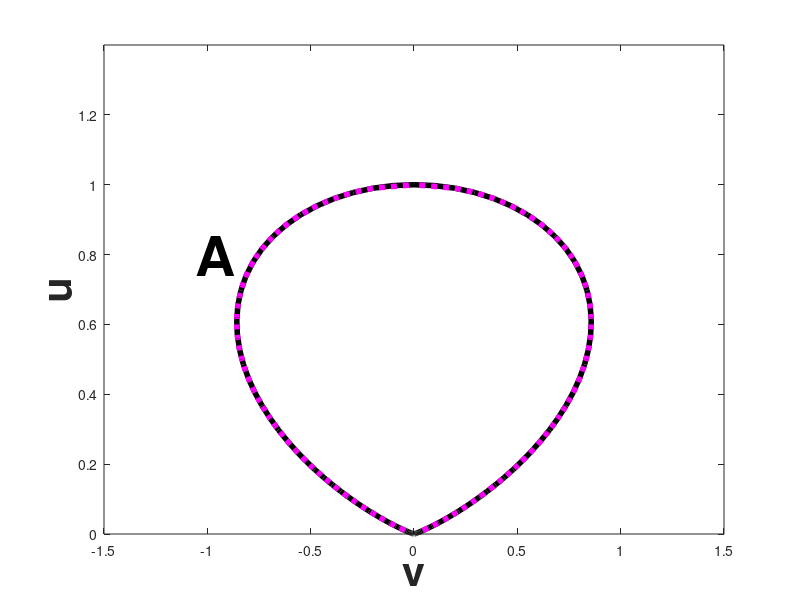

Here is the MATLAB script that generated this plot:
%%%%%%%%%%%%%%%%%%%%%%%%%%%%%%%%%%%%%%%
%%%%%     RATIO OF UNIFORMS        %%%%
%%%%% plot_boundary_of_the_region  %%%%
%%%%%  of a standard Gaussian pdf  %%%%
%%%%%%%%%%%%%%%%%%%%%%%%%%%%%%%%%%%%%%%
%%%  T=@(x) exp(-x.^2/2)           %%%%
%%%  Boundary of T(x)              %%%%
%%%%  RECALL   x=v/u               %%%%
%%% considering the area defined as %%%
%%% A=\{0<u<\sqrt(p(v/u))\}         %%% 
%%%%%%%%%%%%%%%%%%%%%%%%%%%%%%%%%%%%%%%
disp('-------------------------------------------------------------------')
disp(' ')
disp('Plotting boundary of the region A...')
%%%%%%%%%%%%%%%%%%%%%%%%%%%%%%%%%%%%%%%%%%%%%%%%%
%%% (1) EQUATION OF THE CURVE: PARAMETRIC WAY 
%%%%%%%%%%%%%%%%%%%%%%%%%%%%%%%%%%%%%%%%%%%%%%%%%
 T=@(x) exp(-x.^2/2);
u=@(x) sqrt(T(x));
v=@(x) x.*sqrt(T(x));
 x=-10:0.1:10;
plot(v(x),u(x),'k','LineWidth',4)
axis([-1.5 1.5 0 1.4])
text(-1.05,0.8,'A','FontSize',40,'FontWeight','Bold')
%%%%%%%%%%%%%%%%%%%%%%%%%%%%%%%%%%%%%%%%%%%%%%%%%%%%%%
%%% (2) EQUATION OF THE CURVE: TWO ANALYTIC PIECES  
%%%%%%%%%%%%%%%%%%%%%%%%%%%%%%%%%%%%%%%%%%%%%%%%%%%%%%
hold on
 u=0:0.01:1;
v1=u.*2.*(-log(u)).^(1/2); 
v2=-u.*2.*(-log(u)).^(1/2); 
plot(v1,u,'m:','LineWidth',4)
plot(v2,u,'m:','LineWidth',4)
%%%%%%%%%%%%%%%%%%%%%%%%%%%%%%%%%%%%%%%%%%%%%%%%%%%%%%
%%%%%%%%%%%%%%%%%%%%%%%%%%%%%%%%%%%%%%%%%%%%%%%%%%%%%% 
xlabel('v','FontSize',30,'FontWeight','Bold')
ylabel('u','FontSize',30,'FontWeight','Bold')
%%%%%%%%%%%%%%%%%%%%%%%%%%%%%%%%%%%%%%%%%%%%%%%%%%%%%% 

disp(' ')
Norm_Costant_of_T=1/sqrt(2*pi);
Z=1/Norm_Costant_of_T;
AREA_REGION_A=Z/2;
disp(['Area of the region A = ', num2str(AREA_REGION_A)])
disp(' ')
disp('-------------------------------------------------------------------')
%%%%%%%%%%%%%%%%%%%%%%%%%%%%%%%%%%%%%%%%%%%%%%%%%
%%%%%%%%%%%%%%%%%%%%%%%%%%%%%%%%%%%%%%%%%%%%%%%%%
